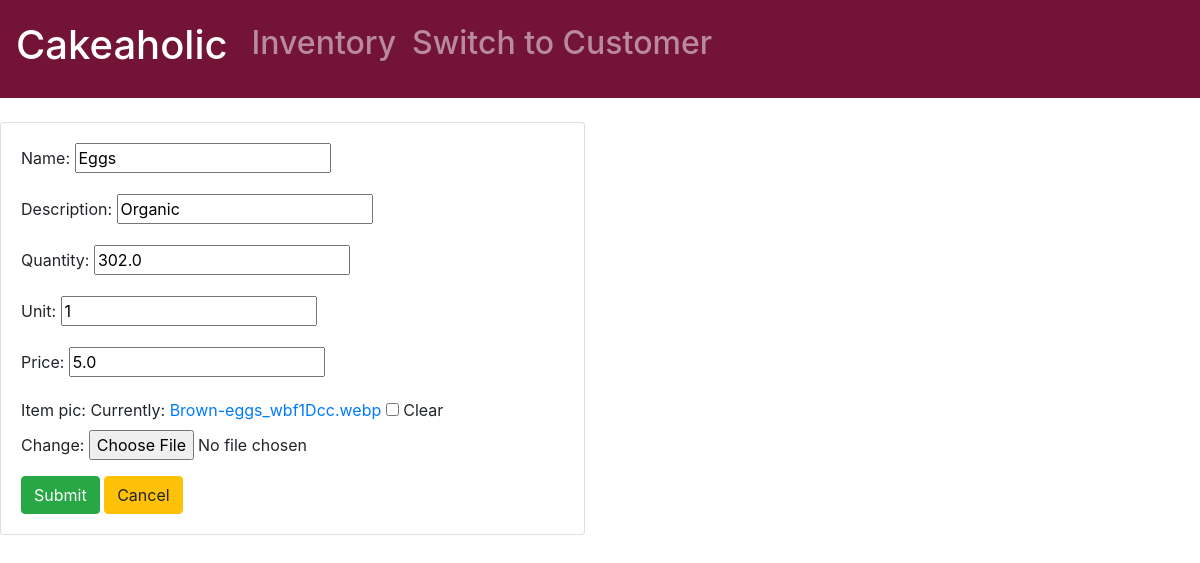
The page /inventory/update_item/14/ on the database its author committed.
### inventory/models.py (models this page shows, shortened)
class inventoryItem(models.Model):
    name = models.CharField(max_length=100, null=True)
    description = models.CharField(max_length=200, null=True)
    quantity = models.FloatField(null=True)
    unit = models.CharField(max_length=5, null=True)
    price = models.FloatField(null=True)
    item_pic = models.ImageField(null=True, blank=True)

### inventory/views.py (the view)
# urls.py: path('update_item/<str:pk>/', views.updateItem, name='update_item'),
def updateItem(request, pk):
	item = inventoryItem.objects.get(id=pk)
	form = itemForm(instance=item)
	if request.method == 'POST':
		form = itemForm(request.POST, request.FILES, instance=item)
		if form.is_valid():
			form.save()
			return redirect('/inventory/inventory')
	context = {'form': form}
	return render(request, 'inventory/item_form.html', context)

### inventory/forms.py
class itemForm(ModelForm):
    class Meta:
        model = inventoryItem
        fields = '__all__'

### inventory/templates/inventory/item_form.html (shortened to what this page needs)
{% extends 'inventory/main.html' %}
{% load static %}
{% block content %}
<br>
<div class="row">
	<div class="col-6">
		<div class="card card-body">
			<form action="" method="POST" enctype="multipart/form-data">
				{{form.as_p}}
				<input class="btn btn-success" type="submit" name="submit" value="Submit">
				<a class="btn btn-warning" href="{% url 'inventory:inventory'%}">Cancel</a>
			</form>
		</div>
	</div>
</div>
{% endblock content %}

### inventory/templates/inventory/main.html (style rules this page uses)
body { background-color: #F2F2F0; }

### rows shown on the page
inventoryItem: name "Eggs", description "Organic", quantity "302.0", unit "1", price "5.0"
